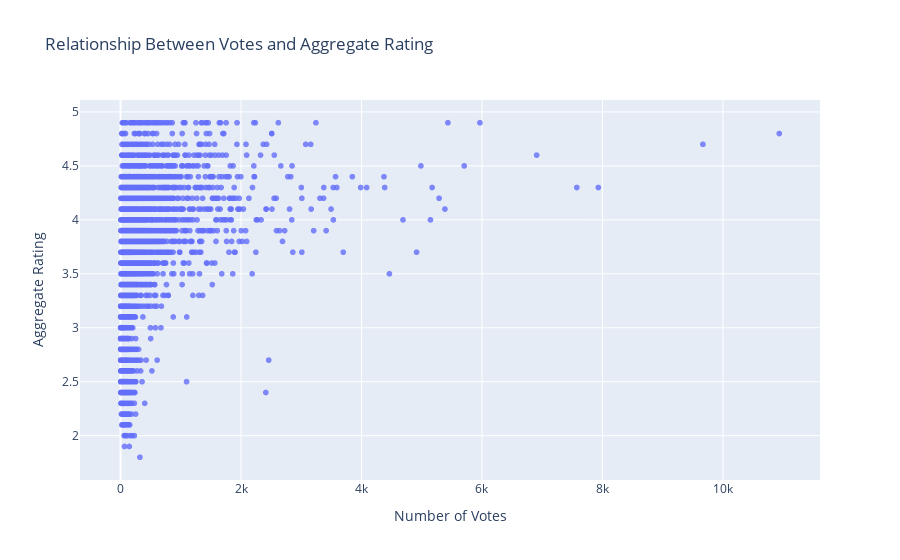

The notebook cell saved with this chart:
### Markdown cell above
Analyze if there is a correlation between the
number of votes and the rating of a
restaurant.

### Code cell
# DATA Cleaning:
data['Votes'] = pd.to_numeric(data['Votes'], errors='coerce')
data['Aggregate rating'] = pd.to_numeric(data['Aggregate rating'], errors='coerce')

# Drop rows with missing or zero values in Votes and Aggregate rating:
data = data.dropna(subset=['Votes', 'Aggregate rating'])
data = data[(data['Votes'] > 0) & (data['Aggregate rating'] > 0)]

# Calculate correlation coefficient:
correlation = np.corrcoef(data['Votes'], data['Aggregate rating'])[0, 1]
print(f"Correlation between Votes and Aggregate Rating: {correlation:.2f}")

# Create Scatter Plot:
fig = px.scatter(
    data, 
    x='Votes', 
    y='Aggregate rating', 
    title='Relationship Between Votes and Aggregate Rating',
    labels={'Votes': 'Number of Votes', 'Aggregate rating': 'Aggregate Rating'},
    opacity=0.8
)

# Show the plot
fig.show()

### Figure 1 — Plotly figure (JSON) as saved in the notebook; plotly's stock layout.template omitted (floating-point values rounded to 4 significant figures; data arrays with more than 128 entries replaced by an {"elided": "..."} marker saying what was removed)
{"data": [{"hovertemplate": "Number of Votes=%{x}<br>Aggregate Rating=%{y}<extra></extra>", "legendgroup": "", "marker": {"color": "#636efa", "opacity": 0.8, "symbol": "circle"}, "mode": "markers", "name": "", "showlegend": false, "type": "scattergl", "x": {"elided": "7403 int values"}, "xaxis": "x", "y": {"elided": "7403 float values"}, "yaxis": "y"}], "layout": {"legend": {"tracegroupgap": 0}, "title": {"text": "Relationship Between Votes and Aggregate Rating"}, "xaxis": {"anchor": "y", "domain": [0, 1], "title": {"text": "Number of Votes"}}, "yaxis": {"anchor": "x", "domain": [0, 1], "title": {"text": "Aggregate Rating"}}}}
